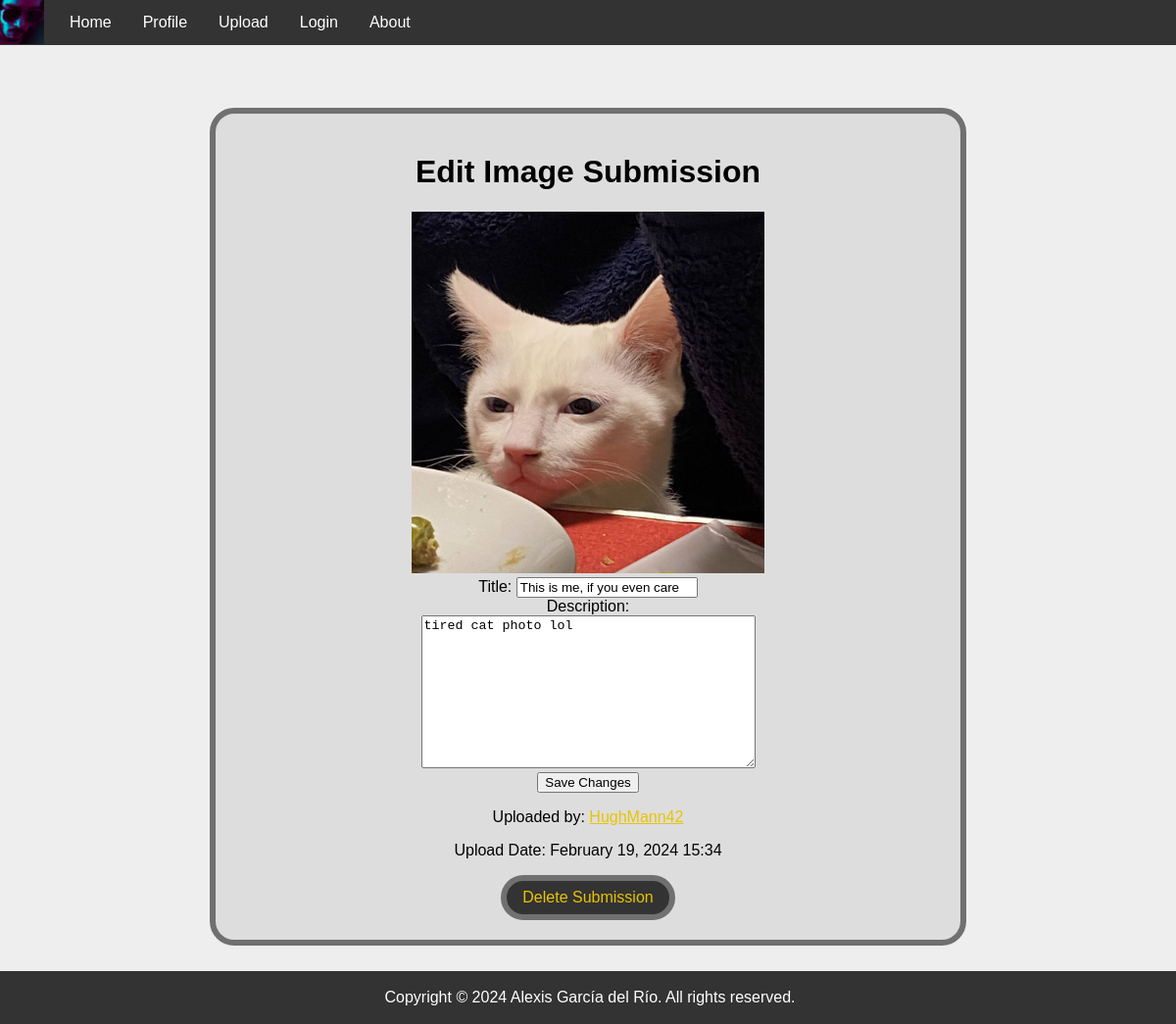
The app's page /submission/12/edit (signed in), older data.
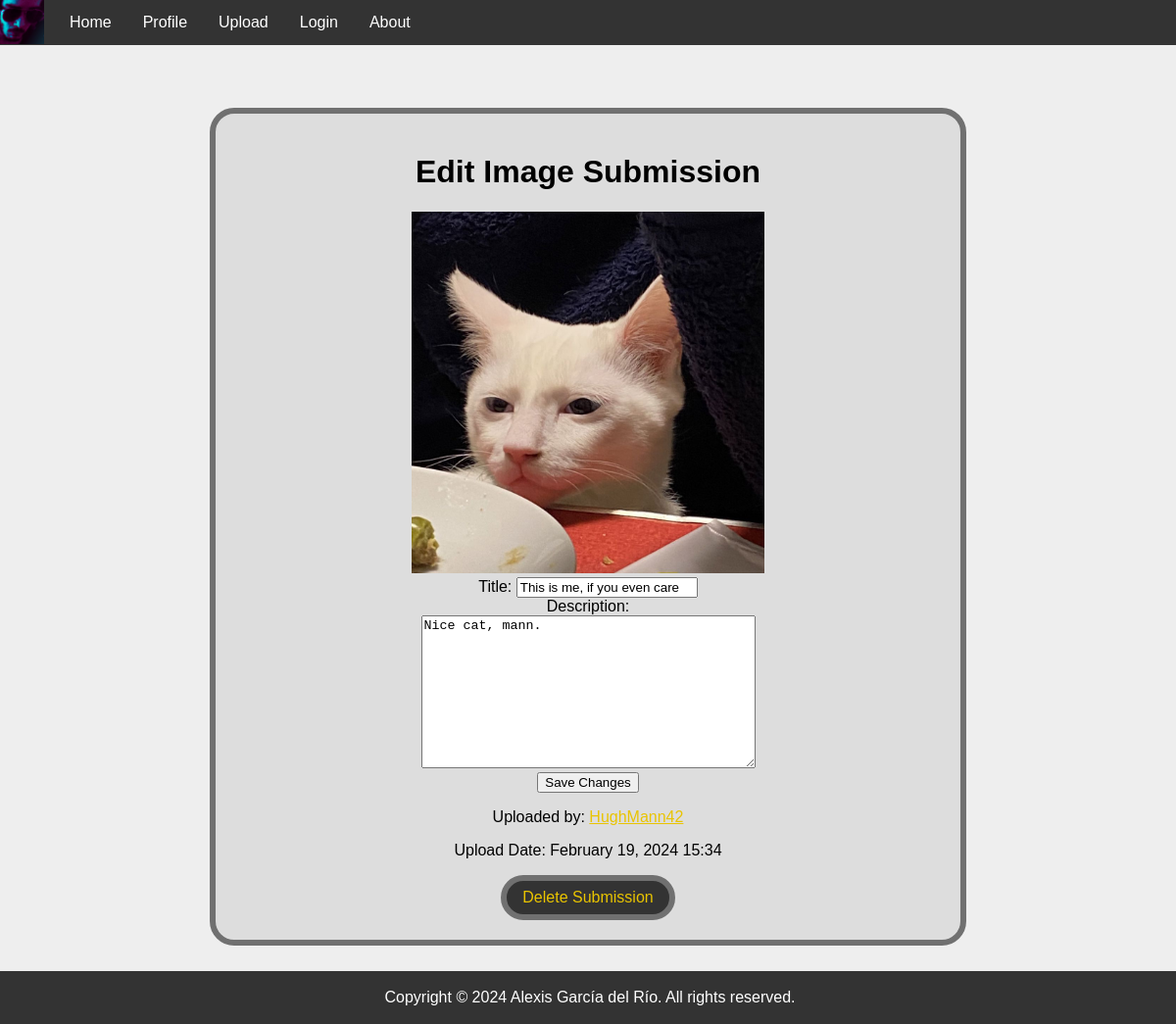
The same page, newer data.
### PhotoApp/models.py (models this page shows)
class ImageSubmission(models.Model):
    user = models.ForeignKey(UserProfile, on_delete=models.CASCADE)
    image = models.ImageField(upload_to='image_submissions/')
    creation_date = models.DateTimeField(auto_now_add=True)
    description = models.TextField()
    title = models.CharField(max_length=120, blank=True)
    tags = models.ManyToManyField('ImageTag', related_name='submission_tags')

class UserProfile(models.Model):
    user = models.OneToOneField(User, on_delete=models.CASCADE)
    profile_image = models.ImageField(upload_to='profile_images/', blank=True, default="images/defaultimg.png")
    creation_date = models.DateTimeField(auto_now_add=True)
    short_description = models.TextField(max_length=255)
    social_links = models.TextField(blank=True)

### PhotoApp/views.py (the view)
# urls.py: path('submission/<int:submission_id>/edit', edit_submission_view, name='edit_submission'),
@login_required
def edit_submission_view(request, submission_id):
    image_submission = get_object_or_404(ImageSubmission, id=submission_id)
    image_comments = Comment.objects.filter(image_submission=image_submission)
    if request.method == 'POST':
        image_form = ImageSubmissionForm(request.POST, request.FILES, instance=image_submission)
        if image_form.is_valid():
            image_form.save()
            return redirect('image_submission_detail', submission_id=submission_id)  # Redirect to image detail view
    else:
        image_form = ImageSubmissionForm(instance=image_submission)
    context = {
        'image_submission': image_submission,
        'image_comments': image_comments,
        'image_form': image_form,
    }
    return render(request, 'PhotoApp/editsubmission.html', context)

### PhotoApp/forms.py
class ImageSubmissionForm(forms.ModelForm):
    class Meta:
        model = ImageSubmission
        fields = ['image', 'title' ,'description']

### PhotoApp/templates/PhotoApp/editsubmission.html (shortened to what this page needs)
{% extends 'PhotoApp/base.html' %}
{% block content %}
    <div class="center-horizontal">
        <div class="gray-container last">
            <h1>Edit Image Submission</h1>
            <img class="submission-image" src="{{ image_submission.image.url }}" alt="{{ image_submission.description }}">
            <form method="post" enctype="multipart/form-data">
                <div>
                    <label for="id_description">Title:</label>
                    {{ image_form.title }}
                </div>
                <div>
                    <div>
                        <label for="id_description">Description:</label>
                    </div>
                    {{ image_form.description }}
                </div>
                <button type="submit">Save Changes</button>
            </form>
            <p>Uploaded by: <a href="{% url 'detail_profile' image_submission.user.user %}">{{ image_submission.user.user }}</a></p>
            <p>Upload Date: {{ image_submission.creation_date|date:"F j, Y H:i" }}</p>
            <div class="center-horizontal">
                <a class="edit-button" href="{% url 'delete_submission' image_submission.id %}">Delete Submission</a>
            </div>
        </div>
    </div>
{% endblock %}

Row changes from the older to the newer data that the page shows:
changed ImageSubmission "This is me, if you even care": description "tired cat photo lol" → "Nice cat, mann."
